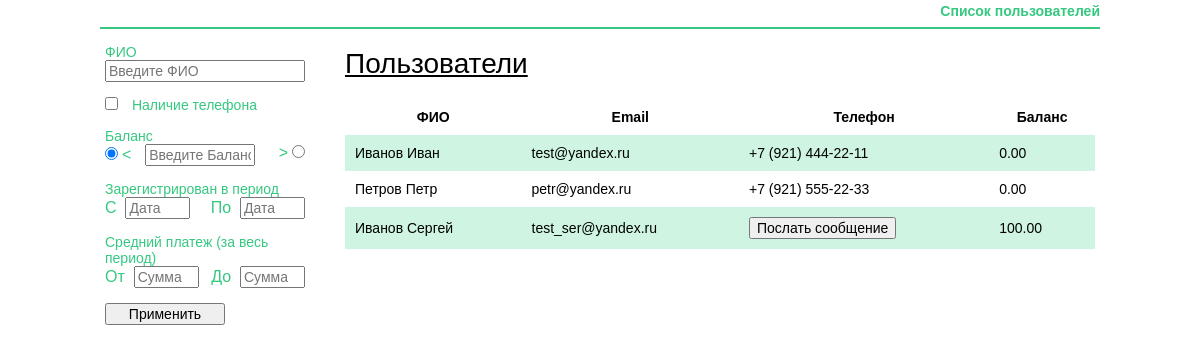
The page / on the database its author committed.
### tables this page shows
CREATE TABLE IF NOT EXISTS `users` (
`ID` int(11) NOT NULL,
  `NAME` varchar(30) DEFAULT NULL,
  `EMAIL` varchar(30) NOT NULL,
  `PHONE` varchar(25) DEFAULT NULL,
  `BALANCE` decimal(12,2) DEFAULT NULL,
  `DATE_REG` datetime DEFAULT NULL
);

### system/db/db.php (called while the page is built, shortened)
<?php
class DB{
	protected $dbHost = SQL_HOST;
	protected $dbUser = SQL_USER;
	protected $dbPass = SQL_PASSWORD;
	protected $dbConn = '';
	protected $count = 0;
	protected $result = array();
	public function __construct(){
		$this->dbConn = mysql_connect($this->dbHost, $this->dbUser, $this->dbPass) or die(mysql_error());
	}
	function Query($sql){
	  $res = mysql_query($sql, $this->dbConn);
	  $this->count = mysql_num_rows($res);
	  $this->result = array();
	  for($i = 0; $i < $this->count; $i++)
	  {
			  $row = mysql_fetch_assoc($res);
			  $this->result[] = $row;
	  }
	  return $this->count;
	}
	function getCount(){
		return $this->count;
	}
	function getResult(){
		return $this->result;
	}
}
?>

### system/users.php (called while the page is built, shortened)
<?php
global $classesRoot;
require_once($classesRoot.'/db/db.php');
class Users{
    public function getUser($fields = array()){
        $tmpUser = $fields;
        return $tmpUser;
    }
    public function getList($filter = ''){
        $DB = new DB();
        $whereClose = "";
        $sql = "SELECT * FROM users ".$whereClose;
        $res = $DB->Query($sql);
        if($res < 0){
            echo $DB->getError();
        }
        elseif($res == 0)
        {
            return array();
        }
        else{
            $countRes = $DB->getCount();
            $itemsList = array();
            $resultCont = $DB->getResult();
            for($i=0; $i<$countRes; $i++){
                $itemsList[$i] = self::getUser($resultCont[$i]);
            }
            return $itemsList;
        }
    }
}

### index.php (the view, shortened to what this page needs)
<?php
$configRoot = $_SERVER["DOCUMENT_ROOT"].'/system';
require_once($configRoot.'/users.php');
$users = new Users();
$arResult["USERS"] = $users->getList();
?>
<!DOCTYPE html>
<html>
    <head>
        <link href="css/normalize.css" rel="stylesheet" type="text/css">
        <link href="css/style.css" rel="stylesheet" type="text/css">
        <link rel="stylesheet" href="https://ajax.googleapis.com/ajax/libs/jqueryui/1.11.4/themes/smoothness/jquery-ui.css">
    </head>
    <body>
        <div class="layoutCenterWrapper">
            <nav class="menu-top">
                <ul class="menu-top__list clearfix">
                    <li class="menu-top__item menu-top__item--active"><a href="">Список пользователей</a></li>
                </ul>
            </nav>
            <div class="main-part clearfix">
                <div class="filter col-xs-3">
                    <form class="filter__form" name="filter-form" action="/ajax/filter_result.php" method="post" id="filter_form">
                        <div class="filter__item">
                            <p class="filter__item-title">ФИО</p>
                            <input class="filter__text-field" type="text" placeholder="Введите ФИО" value="" name="fio"/>
                        </div>
                        <div class="filter__item">
                            <label class="filter__item-title"><input class="filter__checkbox" type="checkbox" value="1" name="phone"/>
                                Наличие телефона</label>
                        </div>
                        <div class="filter__item">
                            <p class="filter__item-title">Баланс</p>
                            <label class="filter__item-title filter__item-title--left">
                                <input class="filter__radio" type="radio" value="more" name="balance_marg" checked/>
                                <span>&lt;</span>
                            </label>
                            <input class="filter__text-field filter__text-field--small" type="text" placeholder="Введите Баланс" value=""
                                   name="balance"/>
                            <label class="filter__item-title filter__item-title--right">
                                <span>&gt;</span>
                                <input class="filter__radio" type="radio" value="less" name="balance_marg"/>
                            </label>
                        </div>
                        <div class="filter__item">
                            <p class="filter__item-title">Зарегистрирован в период</p>
                            <label class="filter__item-title"><span>С</span> <input class="filter__text-field filter__text-field--double datepicker" type="text" placeholder="Дата" value="" name="date_from"/></label>
                            <label class="filter__item-title filter__item-title--right"><span>По</span> <input class="filter__text-field filter__text-field--double datepicker" type="text" placeholder="Дата" value="" name="date_to"/></label>
                        </div>
                        <div class="filter__item">
                            <p class="filter__item-title">Средний платеж (за весь период) </p>
                            <label class="filter__item-title"><span>От</span> <input class="filter__text-field filter__text-field--double" type="text" placeholder="Сумма" value="" name="payment_from"/></label>
                            <label class="filter__item-title filter__item-title--right"><span>До</span> <input class="filter__text-field filter__text-field--double" type="text" placeholder="Сумма" value="" name="payment_to"/></label>
                        </div>
                        <input class="filter__send" type="submit" value="Применить" name="filter-send">
                    </form>
                </div>
                <div class="content col-xs-9">
                    <h1 class="main-title">Пользователи</h1>
                    <table class="users-table" width="100%">
                        <tr class="users-table__head">
                            <th>ФИО</th>
                            <th>Email</th>
                            <th>Телефон</th>
                            <th>Баланс</th>
                        </tr>
                        <?
                        foreach ($arResult["USERS"] as $key => $itemUser) {
                            ?>
                            <tr class="users-table__row" data-user="<?=$itemUser["id"]?>">
                                <td class="users-table__fio"><?=$itemUser["NAME"]?></td>
                                <td class="users-table__email"><?=$itemUser["EMAIL"]?></td>
                                <td class="users-table__phone"><?if($itemUser["PHONE"] != ""):?>
                                        <?=$itemUser["PHONE"]?>
                                    <?else:?>
                                        <button class="js-btn-email" name="send_email">Послать сообщение</button>
                                    <?endif;?>
                                </td>
                                <td class="users-table__balance"><?=$itemUser["BALANCE"]?></td>
                            </tr>
                        <?
                        }
                        ?>
                    </table>
                </div>
            </div>
        </div>
    </body>
</html>

### css/style.css (style rules this page uses)
html, body { padding: 0; margin: 0; font-family: Tahoma, Arial, sans-serif; color: #000; font-size: 14px; }
.layoutCenterWrapper { width: 1000px; min-height: 50px; margin: 0 auto; }
.clearfix:after { content: ''; display: table; clear: both; }
.col-xs-1, .col-xs-2, .col-xs-3, .col-xs-4, .col-xs-5, .col-xs-6, .col-xs-7, .col-xs-8, .col-xs-9, .col-xs-10, .col-xs-11, .col-xs-12 { position: relative; min-height: 1px; margin-left: 5px; margin-right: 5px; float: left; }
.col-xs-3 { width: 25%; }
.col-xs-9 { width: 75%; }
.menu-top { width: 100%; padding: 10px 0 10px; border-bottom: 2px solid #35c880; list-style: none; text-align: right; line-height: 0; font-size: 1px; }
.menu-top__item { list-style: none; display: inline-block; font-size: 14px; margin: 0; margin-left: 20px; }
.menu-top__item a { color: #000; text-decoration: none; }
.menu-top__item--active a { color: #35c880; font-weight: bold; }
.filter { float: left; width: 200px; }
.filter__form { margin: 0; width: 100%; }
.filter__send { width: 120px; margin: 5px 0 5px; }
.filter__item { position: relative; margin: 15px 0 10px; width: 100%; }
.filter__item-title { margin: 0; color: #35c880; }
.filter__item-title span { font-size: 16px; }
.filter__item-title--left { margin-right: 10px; }
.filter__item-title--right { margin-left: 10px; float: right; }
.filter__text-field { width: 100%; box-sizing: border-box; color: #000; }
.filter__text-field--small { width: 110px; }
.filter__text-field--double { width: 65px; margin-left: 5px; }
.filter__checkbox { margin-right: 10px; }
.content { float: right; width: 750px; }
.main-title { float: 18px; color: #000; font-weight: normal; text-decoration: underline; }
.users-table { border-collapse: collapse; margin-bottom: 15px; }
.users-table__head th { padding: 10px; }
.users-table__row td { padding: 10px; }
.users-table__row:nth-child(even) { background: #cff5e2; }

### rows shown on the page
users: NAME "Иванов Иван", EMAIL "test@yandex.ru", PHONE "+7 (921) 444-22-11", BALANCE "0.00"
users: NAME "Петров Петр", EMAIL "petr@yandex.ru", PHONE "+7 (921) 555-22-33", BALANCE "0.00"
users: NAME "Иванов Сергей", EMAIL "test_ser@yandex.ru", shows "Послать сообщение", BALANCE "100.00"
